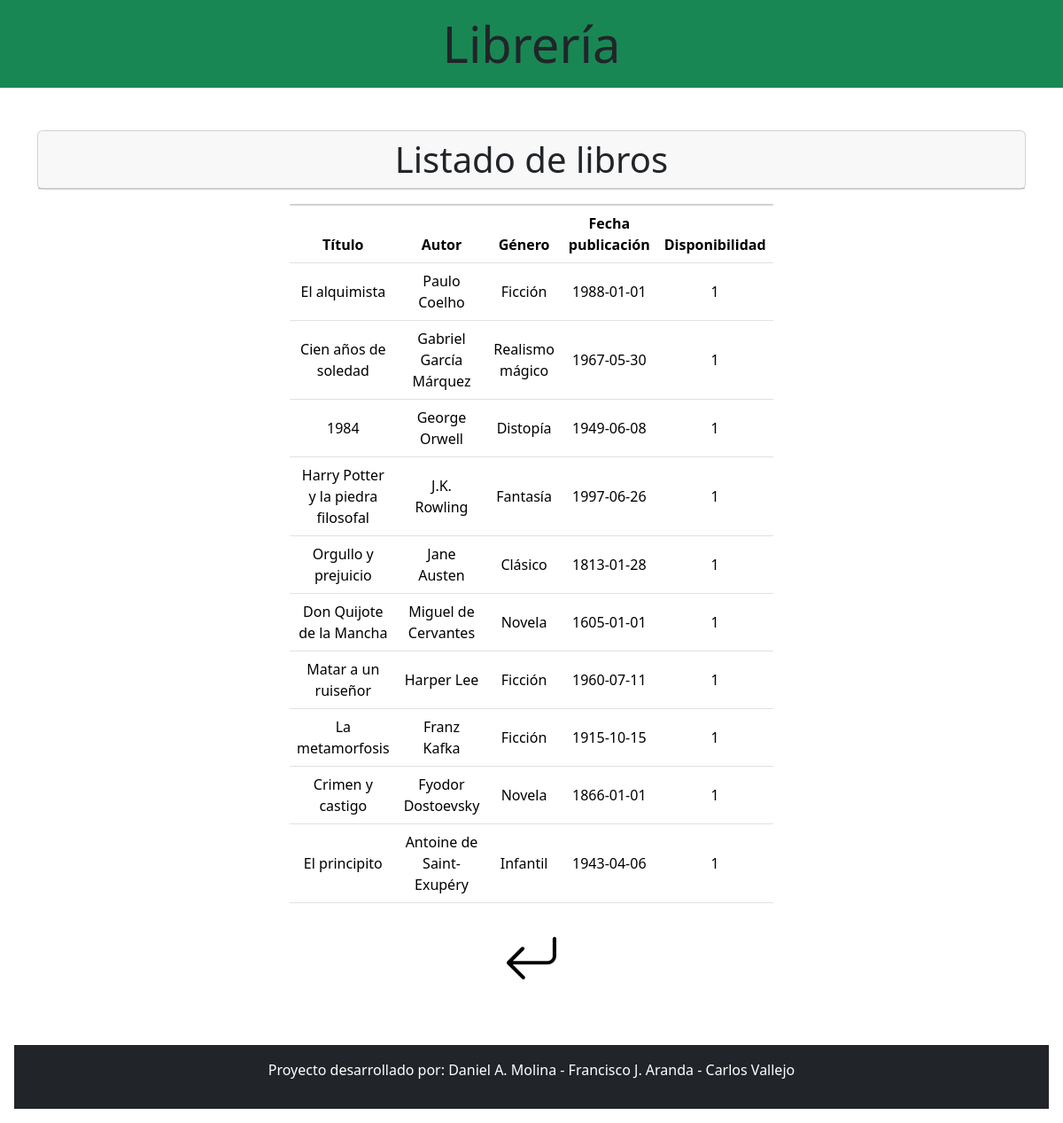
Before: /crudLibro/baja.php with the older database file.
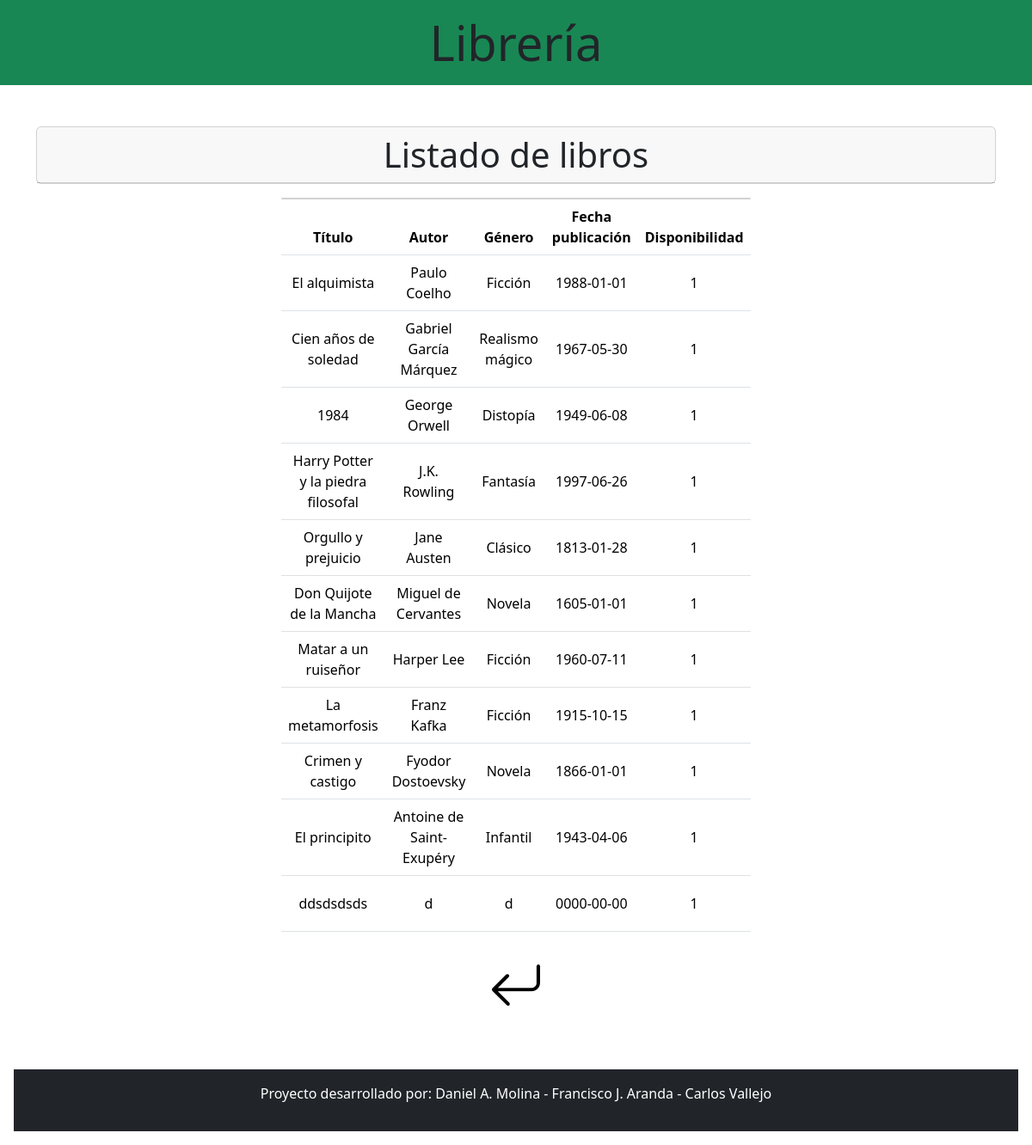
After: the same page with the newer database file.
### tables this page shows
CREATE TABLE IF NOT EXISTS `libros` (
    `id_libro` int NOT NULL AUTO_INCREMENT, `titulo` varchar(100) NOT NULL, `autor` varchar(100) NOT NULL, `genero` varchar(100) NOT NULL, `fecha_publicacion` date NOT NULL, `disponibilidad` tinyint(1) NOT NULL, `prestamo` int DEFAULT NULL, PRIMARY KEY (`id_libro`)
);

### crudLibro/baja.php (the view, shortened to what this page needs)
<?php
include "conexion.php";
include "header.php";
?>
<div class="container my-5">
    <div class="row">
        <div class="col text-center">
            <div class="card">
                <div class="card-header display-6">
                    Listado de libros
                </div>
            </div>
            <div class="row mt-3 justify-content-md-center">
                <div class="col-md-6">
                    <div class="card">
                        <?php
                        mysqli_select_db($conexion, "libreria");
                        $consulta = "SELECT * FROM libros";
                        $registros = mysqli_query($conexion, $consulta);
                        ?>
                    </div>
                    <div class="table-responsive">
                        <table class="table table-hover">
                            <thead>
                                <tr>
                                    <th scope="col">Título</th>
                                    <th scope="col">Autor</th>
                                    <th scope="col">Género</th>
                                    <th scope="col">Fecha publicación</th>
                                    <th scope="col">Disponibilidad</th>
                                </tr>
                            </thead>
                            <tbody>
                                <?php
                                while ($registro = mysqli_fetch_row($registros)) {
                                ?>
                                    <tr class="align-middle">
                                        <td scope="row"><?php echo $registro[1]; ?></td>
                                        <td><?php echo $registro[2]; ?></td>
                                        <td><?php echo $registro[3]; ?></td>
                                        <td><?php echo $registro[4]; ?></td>
                                        <td><?php echo $registro[5]; ?></td>
                                    </tr>
                                <?php
                                }
                                ?>
                            </tbody>
                        </table>
                    </div>
                </div>
                <a href="panel_admin.php"><i class="bi-arrow-return-left px-3" style="font-size:4rem; color:black;"></i></a>
            </div>
        </div>
    </div>
</div>
<?php include("../footer_libros.php"); ?>

Changed rows visible on the page:
added libros: titulo "ddsdsdsds", autor "d", genero "d", fecha_publicacion "0000-00-00", disponibilidad "1"
